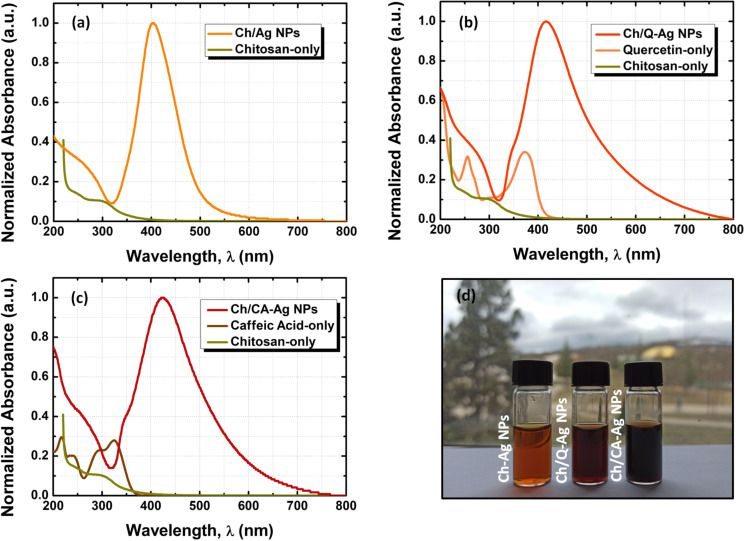
#> input picture imagenes_v02/PMC10043739/Beilstein_J_Nanotechnol-14-362-g003.jpg, 746 x 541 px, given in place of pharmaceuticals-18-00414-g002_p1.png, which was not available
$ python validar_reglas_ajuste1.py
#> lines starting #> are read from the running program, lines starting #| are printed output that depends on the picture; after the words box and inside, x2 and y2 are one past the last pixel; in counts of white or black regions, pixels touching at a corner belong together; pictures that were not available may be replaced by others from this repository, and a replacement may not be noted
#> further down, im is the input picture: PIL image 746x541 RGB; mean R, G, B 221, 218.7, 216.6
### modelos/imagenes_v02/ajuste1.py
"""Inventario y segmentación local reproducible. No realiza peticiones de red."""
from __future__ import annotations
import argparse, csv, hashlib, html, json, math, os, random, re, shutil, time
from pathlib import Path
from xml.etree import ElementTree as ET
import numpy as np
import pandas as pd
from PIL import Image, ImageDraw, ImageFont, ImageOps
from scipy import ndimage as ndi

ROOT=Path(__file__).resolve().parents[2]
OUT=ROOT/'modelos/imagenes_v02'; CROPS=ROOT/'producto/imagenes_recortes'
OLD=ROOT/'producto/imagenes'; NEW=ROOT/'producto/imagenes_v02'
EXT={'.jpg','.jpeg','.png','.tif','.tiff','.gif','.webp'}
CONFIG={'version':'ajuste1-4','ejes_fraccion_lineas_max':.08,'seed':20261023,'max_dim_analisis':1400,'blanco':245,'mixta_area_sin_tecnica':.42,
 'dilatacion_px':3,'fusion_cajas_px':5,'adjuntar_texto_px':22,'area_min':.03,
 'tinta_min':.02,'pixeles_tinta_min':120,'aspecto_max':8,'franja_tinta_max':.012,
 'franja_ancho_min':2,'padding_px':4}
CH=hashlib.sha256(json.dumps(CONFIG,sort_keys=True).encode()).hexdigest()[:12]
TECNICA_CONFIG={'version':'solo_etiquetas_prefijo_2','herencia_figura':False,
 'pies_no_fiables':{'7310a3b9204e1d2f526721022214a7c8315a4ce6d9dd7584fd7642d161a81f6e':
 'PMC10605403, Figure 3: el pie intercambia las técnicas de a/b/c respecto de la imagen. Detectado visualmente en lote 17; abstención de toda asignación, sin reinterpretar el pie.'}}
TH=hashlib.sha256(json.dumps(TECNICA_CONFIG,sort_keys=True).encode()).hexdigest()[:12]
TECH_PAT={
 'cryo-EM':r'cryo[-\s]?(?:TEM|EM|electron)', 'HRTEM':r'\bHR[-\s]?TEM\b',
 'STEM':r'\bSTEM\b|scanning transmission electron', 'TEM':r'\bTEM\b|transmission electron',
 'SEM':r'\bSEM\b|scanning electron', 'AFM':r'\bAFM\b|atomic force microscop',
 'XRD':r'\bXRD\b|diffract(?:ion|ogram)', 'FTIR':r'FT[-\s]?IR|infrared|Fourier.transform',
 'UVVis':r'UV[-\s]?(?:vis|visible)|ultraviolet|absorbance|absorption spectr',
 'SAXS':r'\bSAXS\b|small.angle X.ray', 'EDS':r'\bEDS\b|\bEDX\b|energy.dispersive',
 'Raman':r'Raman|\bSERS\b','DLS':r'\bDLS\b|dynamic light scattering|size distribution',
 'zeta':r'zeta(?: potential)?(?: distribution)?'}
RX={k:re.compile(v,re.I) for k,v in TECH_PAT.items()}
MIC={'TEM','SEM','STEM','HRTEM','cryo-EM','AFM'}; SPEC=set(RX)-MIC

def load(p): return pd.read_csv(p,dtype=str,keep_default_na=False,encoding='utf-8-sig')
def dump(p,x):
 p.parent.mkdir(parents=True,exist_ok=True); t=p.with_suffix(p.suffix+'.tmp')
 t.write_text(json.dumps(x,ensure_ascii=False,indent=2),encoding='utf-8'); t.replace(p)
def csvout(p,rows,columns=None):
 df=pd.DataFrame(rows,columns=columns); t=p.with_suffix('.csv.tmp'); df.to_csv(t,index=False,encoding='utf-8-sig'); t.replace(p)
def clean(s):
 s=str(s or '').translate(str.maketrans({'\u2212':'-','\u2013':'-','\u2014':'-','\u00ad':'','\u200b':''}))
 return re.sub(r'\s+',' ',''.join(c for c in s if c.isprintable() or c.isspace())).strip()
# [6 lines left out: function tech, not called in this run]
def fk(s):
 m=re.search(r'\d+',s); return m.group(0) if m else clean(s).lower()
# [4 lines left out: function figure_type, not called in this run]
def ordered_articles():
 a=load(ROOT/'curation/ext_articulos.csv'); a=a[a.tier.isin(['E1','E2'])].copy()
 a['_tier']=a.tier.map({'E1':0,'E2':1}); return a.sort_values('_tier',kind='stable').reset_index(drop=True)
# [49 lines left out: functions archive, full_figs, inventory, not called in this run]
def checkpoint(s):
 with (OUT/'CHECKPOINTS.md').open('a',encoding='utf-8') as f: f.write(f'\n## {time.strftime("%Y-%m-%d %H:%M:%S")} · Ajuste 1\n{s}\n')
def overlap(a,b): return min(a[2],b[2])>max(a[0],b[0]) and min(a[3],b[3])>max(a[1],b[1])
def distance(a,b): return math.hypot(max(a[0]-b[2],b[0]-a[2],0),max(a[1]-b[3],b[1]-a[3],0))
def union(a,b): return (min(a[0],b[0]),min(a[1],b[1]),max(a[2],b[2]),max(a[3],b[3]))
# [66 lines left out: functions merge, bands, segment, not called in this run]
def statistics(im):
 a=np.asarray(im.resize((min(420,im.width),min(420,im.height))).convert('RGB')).astype(float)
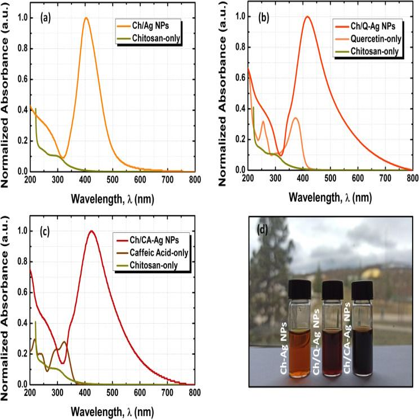
#> a: shape (420, 420, 3) float64; mean R, G, B 220.8, 218.5, 216.4
 gray=a.mean(2); ink=a.min(2)<245; fraction=float(ink.mean()); sat=(a.max(2)-a.min(2))/255
#> after `gray = a.mean(2)`:
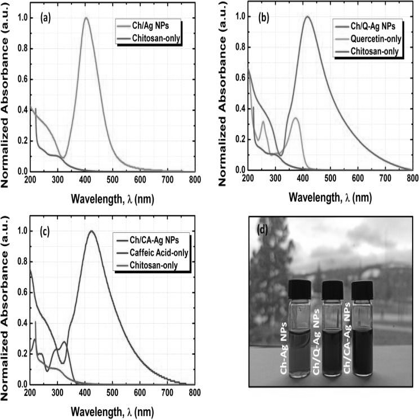
#> gray: shape (420, 420) float64; min 0, max 255, mean 218.6
#> after `ink = a.min(2) < 245`:
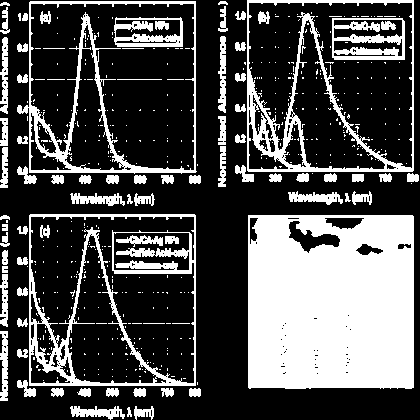
#> ink: shape (420, 420) bool; 31% white; 491 white regions (413 under 20 px), largest, box (x1, y1, x2, y2) and area: (248, 215, 414, 389) 27397, (29, 214, 196, 386) 5675, (247, 0, 414, 172) 4804
#> after `fraction = float(ink.mean())`: fraction = 0.31
#> after `sat = (a.max(2) - a.min(2)) / 255`:
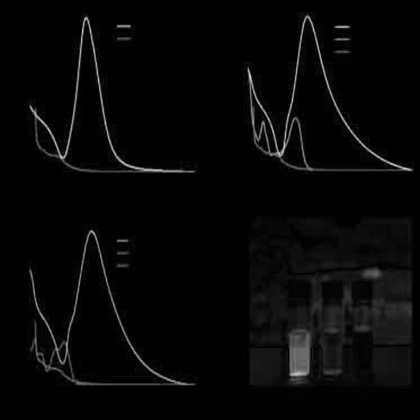
#> sat: shape (420, 420) float64; min 0, max 0.827, mean 0.0262
 quant=(a//16).astype(int); fg=quant[ink]; flat=np.ravel_multi_index(fg.T,(16,16,16)) if len(fg) else np.array([],int)
 hist=np.bincount(flat,minlength=4096); dominant=float(np.sort(hist)[-12:].sum()/max(1,hist.sum()))
#> after `hist = np.bincount(flat, minlength=4096)`: hist = 4096 values, max 3682 at index 4095, min 0 at index 2, mean 13.34
#> after `dominant = float(np.sort(hist)[-12:].sum() / max(1, hist.sum()))`: dominant = 0.378
 histgray=np.histogram(gray,bins=32,range=(0,256))[0]; pp=histgray[histgray>0]/gray.size; entropy=float(-(pp*np.log2(pp)).sum())
#> after `histgray = np.histogram(gray, bins=32, range=(0, 256))[0]`: histgray = 32 values, max 120654 at index 31, min 617 at index 0, mean 5512.5
#> after `pp = histgray[histgray > 0] / gray.size`: pp = 32 values, max 0.684 at index 31, min 0.0035 at index 0, mean 0.0312
#> after `entropy = float(-(pp * np.log2(pp)).sum())`: entropy = 2.4
 dark=gray<150; hor=ndi.binary_opening(dark,structure=np.ones((1,max(15,round(a.shape[1]*.30)))))
#> after `dark = gray < 150`:
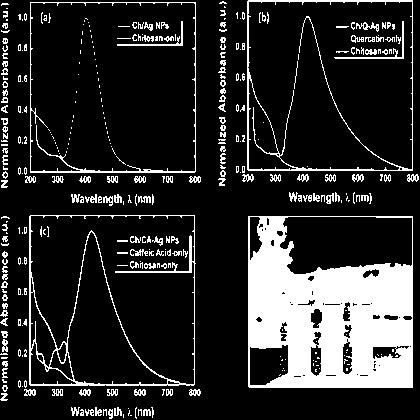
#> dark: shape (420, 420) bool; 17.4% white; 359 white regions (228 under 20 px), largest, box (x1, y1, x2, y2) and area: (248, 216, 413, 388) 18876, (29, 215, 196, 386) 2232, (247, 0, 413, 171) 1762
#> after `hor = ndi.binary_opening(dark, structure=np.ones((1, max(15, round(a.s`:
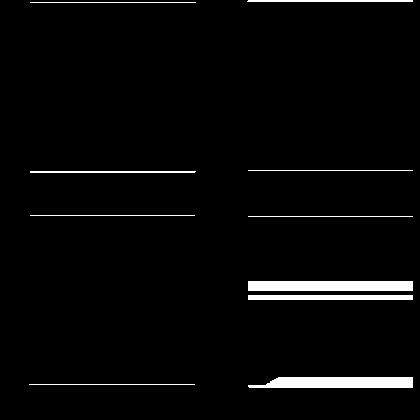
#> hor: shape (420, 420) bool; 3.2% white; 10 white regions, largest, box (x1, y1, x2, y2) and area: (248, 281, 413, 291) 1650, (248, 377, 413, 388) 1625, (248, 295, 413, 300) 825
 ver=ndi.binary_opening(dark,structure=np.ones((max(15,round(a.shape[0]*.30)),1)))
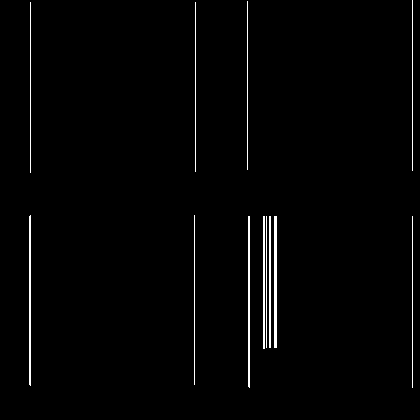
#> ver: shape (420, 420) bool; 1.6% white in thin lines or dots, all inside (x1, y1, x2, y2) = (29, 0, 413, 388)
 axes=bool(hor.any() and ver.any() and (hor.any(axis=1).mean()<=CONFIG['ejes_fraccion_lineas_max']) and (ver.any(axis=0).mean()<=CONFIG['ejes_fraccion_lineas_max']))
#> axes = False
 edge=float((np.hypot(ndi.sobel(gray,0),ndi.sobel(gray,1))>80).mean())
#> edge = 0.255
 fgstd=float(gray[ink].std()) if ink.any() else 0.
#> fgstd = 69.67
 aspect=max(im.width/im.height,im.height/im.width)
#> aspect = 1.38
 reasons=[]
 if fraction<.02: reasons.append('tinta_menor_2pct')
 if aspect>8: reasons.append('proporcion_mayor_8_a_1')
 if int(ink.sum())<CONFIG['pixeles_tinta_min']: reasons.append('pocos_pixeles_tinta')
 if fraction<.15 and fgstd<12 and entropy<1.3 and not axes: reasons.append('texto_o_lineas_sin_variacion')
 p_micro=float(np.clip(.45*(1-sat.mean())+.35*min(entropy/5,1)+.20*fraction,0,1))
#> p_micro = 0.668
 p_graph=float(np.clip(.50*(1-fraction)+.35*axes+.15*min(edge/.12,1),0,1))
#> p_graph = 0.495
 drawing=dominant>.78 and float(sat[ink].mean() if ink.any() else 0)>.12 and not axes
#> drawing = False
 if drawing: kind='ilustracion_probable'
 elif axes and fraction<.65: kind='grafica_probable'
 elif entropy>3.5 and fraction>.45 and sat.mean()<.10: kind='micrografia_probable'
 else: kind='mixto_o_dudoso'
 return {'tipo_estimado':kind,'p_micrografia':round(p_micro,4),'p_grafica':round(p_graph,4),
  'fraccion_tinta':round(fraction,4),'saturacion_media':round(float(sat.mean()),4),'densidad_bordes':round(edge,4),
  'relacion_aspecto':round(im.width/im.height,4),'entropia_gris':round(entropy,4),'colores_cuantizados':int((hist>0).sum()),
  'fraccion_12_colores_dominantes':round(dominant,4),'ejes_detectados':int(axes)},reasons
# [194 lines left out: functions panel_tech, sources, process_batch, rebuild, sample, validate and 2 more, not called in this run]

# [8 lines that do not run on import are left out]

### modelos/imagenes_v02/validar_reglas_ajuste1.py
"""Comprobaciones concretas de fallos anteriores y reglas; sin modificar datos de artículos."""
import json
import numpy as np
from PIL import Image,ImageDraw
import ajuste1 as a
cases=[]
empty=a.ROOT/'producto/imagenes_recortes/PMC11945751/pharmaceuticals-18-00414-g002_p1.png'
with Image.open(empty) as im: st,reasons=a.statistics(im)
#> st = 11 items; reasons = []
#> (the run stopped early here; a loop or call above may not have finished)

$ run again, on imagenes_v02/PMC10146258/materials-16-03238-g005.jpg
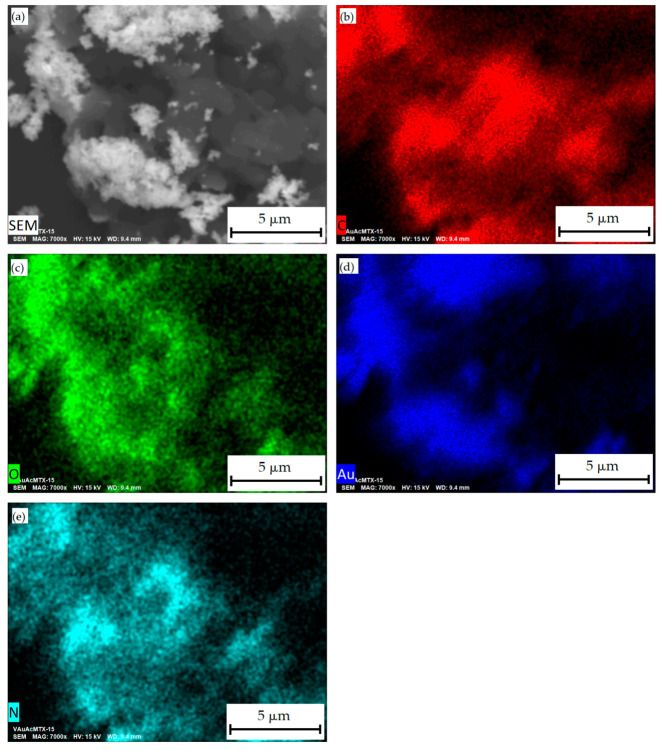
#> input picture imagenes_v02/PMC10146258/materials-16-03238-g005.jpg, 664 x 751 px, given in place of pharmaceuticals-18-00414-g002_p1.png, which was not available
#> im is the input picture: PIL image 664x751 RGB; mean R, G, B 100.5, 107.6, 107.3
#> in statistics, `ink = a.min(2) < 245`:
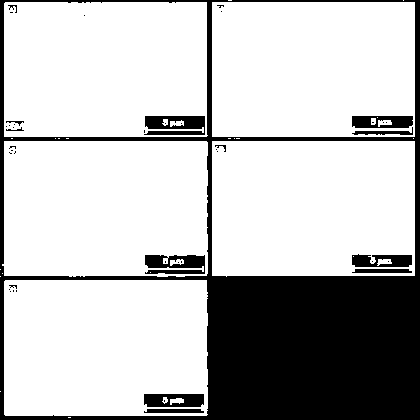
#> ink: shape (420, 420) bool; 75.4% white; 44 black regions (31 under 20 px), largest, box (x1, y1, x2, y2) and area: (0, 0, 420, 420) 38987, (144, 116, 205, 135) 901, (145, 255, 205, 274) 862
#> fraction = 0.754
#> hist = 4096 values, max 15322 at index 0, min 0 at index 20, mean 32.45
#> dominant = 0.388
#> histgray = 32 values, max 43411 at index 31, min 414 at index 29, mean 5512.5
#> pp = 32 values, max 0.246 at index 31, min 0.00235 at index 29, mean 0.0312
#> entropy = 3.95
#> dark: shape (420, 420) bool; 69.8% white; 127 black regions (109 under 20 px), largest, box (x1, y1, x2, y2) and area: (0, 0, 420, 420) 46461, (44, 77, 121, 116) 1444, (351, 115, 413, 135) 1133
#> hor: shape (420, 420) bool; 53.7% white; 1 black region, box (x1, y1, x2, y2) and area: (0, 0, 420, 420) 81694
#> in statistics, `ver=ndi.binary_opening(dark,structure=np.ones((max(15,round(a.shape[0]..`:
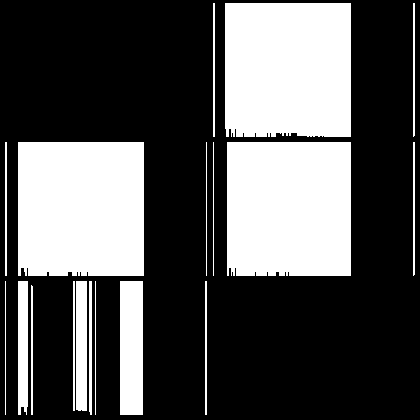
#> ver: shape (420, 420) bool; 33.3% white; 18 white regions, largest, box (x1, y1, x2, y2) and area: (18, 142, 144, 276) 16812, (225, 3, 351, 137) 16749, (227, 142, 351, 276) 16560
#> axes = False
#> edge = 0.184
#> fgstd = 50.31
#> p_micro = 0.787
#> p_graph = 0.273
#> drawing = False
#> st = 11 items; reasons = []
